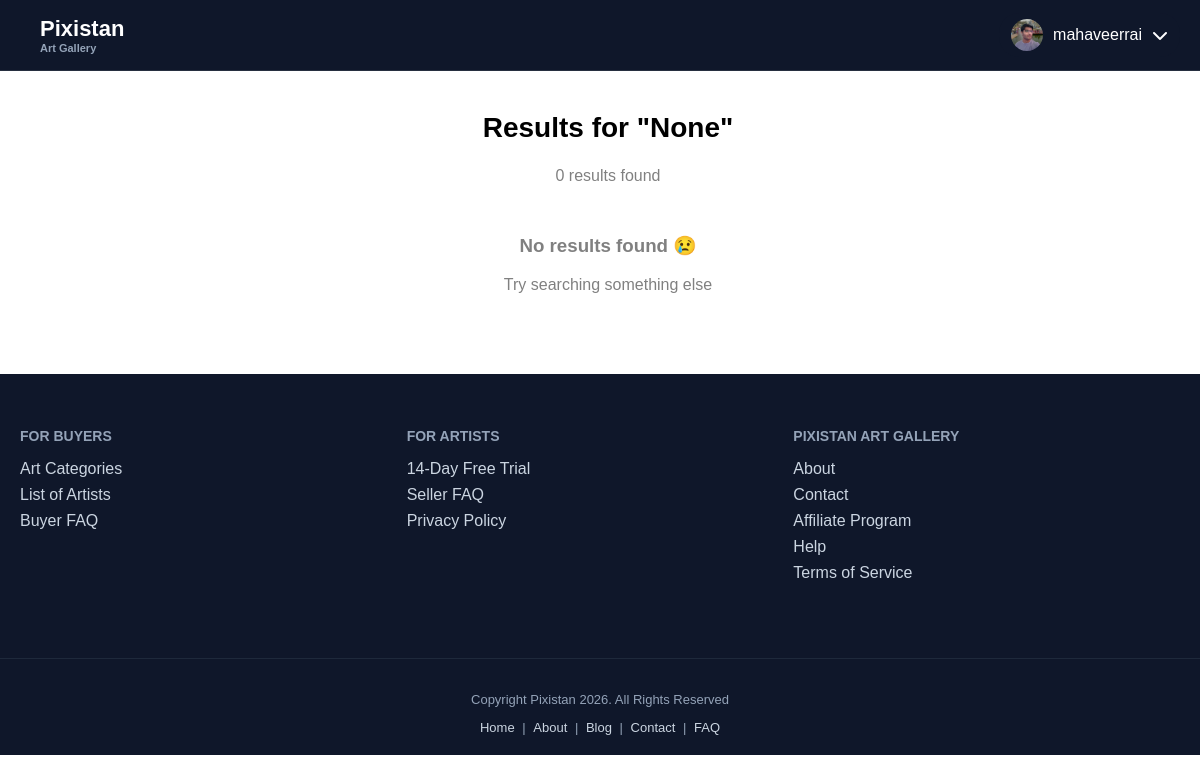
The page /search (signed in) on the database its author committed.
### tables this page shows
CREATE TABLE users (
    id INTEGER PRIMARY KEY AUTOINCREMENT,
    username TEXT NOT NULL UNIQUE,
    password TEXT NOT NULL
, profile_pic TEXT);

### app.py (the view)
@app.route("/search")
def search():
    query = request.args.get("q")
    conn = get_db_connection()
    artworks = conn.execute(
        """
        SELECT * FROM artworks
        WHERE title LIKE ?
        OR artist LIKE ?
        OR description LIKE ?
        """,
        (f"%{query}%", f"%{query}%", f"%{query}%")
    ).fetchall()
    conn.close()
    return render_template("search.html", artworks=artworks, query=query)

### app.py (called while the page is built)
def get_db_connection():
    conn = sqlite3.connect("gallery.db", timeout=5)
    conn.row_factory = sqlite3.Row
    return conn

@app.context_processor
def inject_user():
    if "user_id" in session:
        conn = get_db_connection()
        user = conn.execute(
            "SELECT * FROM users WHERE id = ?",
            (session["user_id"],)
        ).fetchone()
        return dict(user=user)
    return dict(user=None)

### templates/search.html
{% extends "layout.html" %}
{% block content %}
    <section class="search-page">
      <div class="search-header">
        <h2>Results for "{{ query }}"</h2>
        <p>{{ artworks|length }} results found</p>
      </div>
      {% if artworks %}
      <div class="masonry-grid">
        {% for art in artworks %}
        <div class="masonry-item">
          <a href="{{ url_for('artwork', art_id=art['id']) }}">
            <div class="image-container">
              <img
                src="{{ url_for('static', filename='uploads/' ~ art['image']) }}"
              />
              <div class="overlayy">
                <div class="overlay-content">
                <h4>{{ art.title }}</h3>
                <p>{{ art.artist }}</p>
                <div class="overlay-stats">
                   <span><i class="fa-solid fa-heart"></i> {{ art.like }}</span>
                   <span><i class="fa-solid fa-download"></i></span>
                </div>
              </div>
            </div>
            </div>
          </a>
        </div>
        {% endfor %}
      </div>
      {% else %}
      <div class="empty-state">
        <h3>No results found 😢</h3>
        <p>Try searching something else</p>
      </div>
      {% endif %}
    </section>
{% endblock %}

### templates/layout.html (shortened to what this page needs)
<!doctype html>
<html lang="en">
  <head>
    <link
      rel="stylesheet"
      href="https://cdnjs.cloudflare.com/ajax/libs/font-awesome/6.5.1/css/all.min.css"
    />
    <link
      href="{{ url_for('static', filename='css/style.css') }}"
      rel="stylesheet"
    />
  </head>
  <body>
    <nav class="navbar">
      <div class="nav-left">
        <div class="logo">Pixistan <span>Art Gallery</span></div>
      </div>
      <div class="nav-right">
        {% if session.get("user_id") %}
        <div class="user-menu-wrapper">
          <button class="user-btn" id="userBtn">
            {% if user and user['profile_pic'] %}
            <img
              src="{{ url_for('static', filename='uploads/' ~ user['profile_pic']) }}"
             class="avatar" />
            {% else %}
            <img src="/static/uploads/pf.png" class="avatar" />
            {% endif %}
            <span>{{ session.get("username") }}</span>
            <i class="fa-solid fa-chevron-down"></i>
          </button>
        </div>
        {% else %}
        <a href="/login" class="btn-outline">Login</a>
        <a href="/register" class="btn-primary">Join</a>
        {% endif %}
      </div>
    </nav>
    <main>{% block content %}{% endblock %}</main>
    <footer>{% include "footer.html" %}</footer>
  </body>
</html>

### static/css/style.css (style rules this page uses)
body { margin: 0; font-family: Arial, Helvetica, sans-serif; }
.navbar { position: fixed; top: 0; left: 0; width: 95%; height: 70px; display: flex; justify-content: space-between; align-items: center; padding: 0 40px; z-index: 1000; background: #0f172a; border-bottom: 1px solid rgba(255, 255, 255, 0.1); }
.logo { font-size: 22px; font-weight: 700; color: white; }
.logo span { display: block; font-size: 11px; color: #94a3b8; }
.nav-right { display: flex; align-items: center; gap: 15px; }
.user-btn { display: flex; align-items: center; gap: 10px; background: #0f172a; border: none; padding: 6px 12px; border-radius: 20px; font-size: 1rem; color: white; cursor: pointer; }
.avatar { width: 32px; height: 32px; border-radius: 50%; object-fit: cover; }
.user-menu-wrapper { position: relative; }
.search-page { max-width: 80%; margin-left: 8rem; margin-top: 7rem; margin-bottom: 5rem; }
.search-header { text-align: center; margin: 30px 0; }
.search-header h2 { font-size: 28px; }
.search-header p { color: gray; margin-top: 5px; }
.empty-state { text-align: center; margin-top: 50px; color: gray; }
footer { background-color: #0f172a; color: #cbd5e1; font-family: Arial, sans-serif; }

### rows shown on the page
users: profile_pic (picture), get "mahaveerrai"

### other values the page prints
{{ query }} "None"
{{ artworks|length }} "0"
